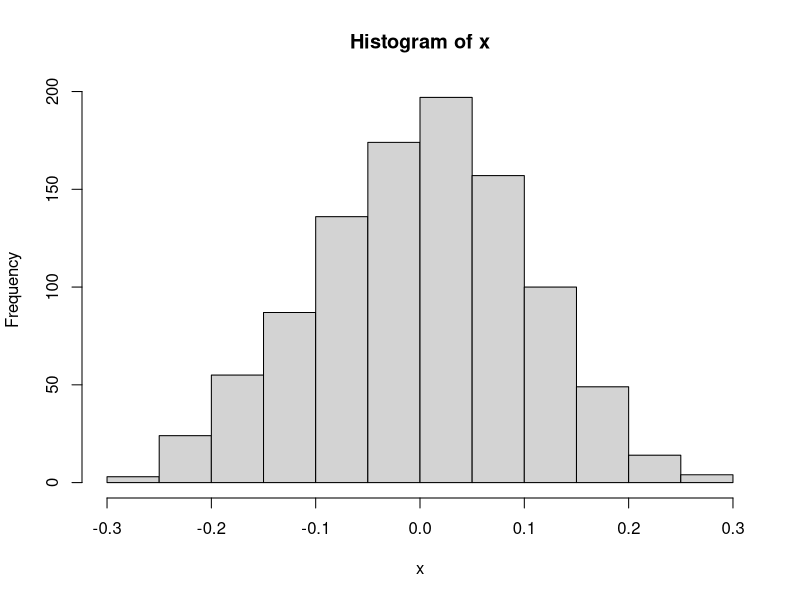

The R source for this figure:
## sample size
N <- 1000
## sample data
x <- rnorm(n=N, mean=0, sd=0.1)
## the empirical distribution functions visualised
hist(x)
## estimator t is mean
mean(x)
## number of bootstrap samples R
R <- 200
## first for a single sample
## random indices sampled from 1 to N with replacement
ii <- sample.int(N, replace=TRUE)
## the single bootstrap sample
xstar <- x[ii]

## no we generate R samples
## first allocate some memory in a container
xstar <- array(NA, dim=c(R, N))
## now loop over the samples
for(r in c(1:R)) {
  ii <- sample.int(N, replace=TRUE)
  xstar[r,] <- x[ii]
}
## any of the container not filled yet?
any(is.na(xstar))
## bootstrap replicates of the mean
xbarstar <- apply(xstar, 1, mean)
## the bootsrap estimate of the error of the mean
deltax <- sd(xbarstar)
cat(deltax, "\n")
## for comparison the standard error from the sample
cat(sd(x)/sqrt(N), "\n")
